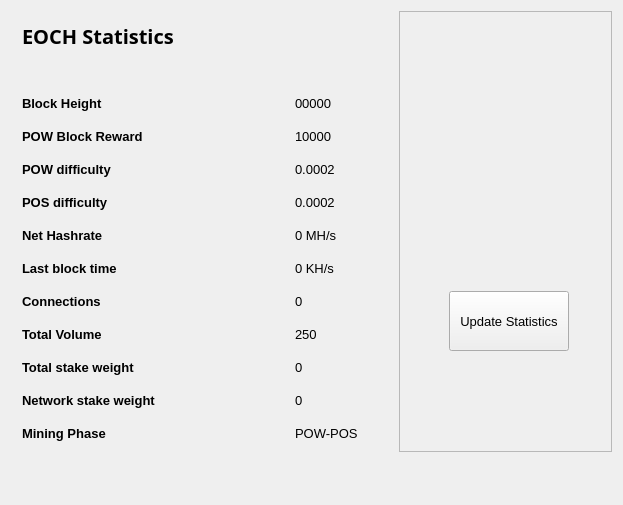
<?xml version="1.0" encoding="UTF-8"?>
<ui version="4.0">
 <class>StatisticsPage</class>
 <widget class="QWidget" name="StatisticsPage">
  <property name="windowModality">
   <enum>Qt::NonModal</enum>
  </property>
  <property name="geometry">
   <rect>
    <x>0</x>
    <y>0</y>
    <width>623</width>
    <height>505</height>
   </rect>
  </property>
  <property name="windowTitle">
   <string>Digging</string>
  </property>
  <property name="styleSheet">
   <string notr="true">color: black; font: 10pt; font-family:'Open Sans,sans-serif';</string>
  </property>
  <layout class="QGridLayout" name="gridLayout">
   <property name="sizeConstraint">
    <enum>QLayout::SetMaximumSize</enum>
   </property>
   <item row="0" column="1">
    <widget class="QFrame" name="frame">
     <property name="minimumSize">
      <size>
       <width>213</width>
       <height>0</height>
      </size>
     </property>
     <property name="frameShape">
      <enum>QFrame::StyledPanel</enum>
     </property>
     <property name="frameShadow">
      <enum>QFrame::Raised</enum>
     </property>
     <widget class="QPushButton" name="startButton">
      <property name="geometry">
       <rect>
        <x>50</x>
        <y>280</y>
        <width>120</width>
        <height>60</height>
       </rect>
      </property>
      <property name="sizePolicy">
       <sizepolicy hsizetype="Fixed" vsizetype="Fixed">
        <horstretch>0</horstretch>
        <verstretch>0</verstretch>
       </sizepolicy>
      </property>
      <property name="minimumSize">
       <size>
        <width>120</width>
        <height>60</height>
       </size>
      </property>
      <property name="autoFillBackground">
       <bool>false</bool>
      </property>
      <property name="styleSheet">
       <string notr="true"/>
      </property>
      <property name="text">
       <string>Update Statistics</string>
      </property>
     </widget>
    </widget>
   </item>
   <item row="0" column="0">
    <widget class="QFrame" name="gridFrame_2">
     
     <layout class="QGridLayout" name="gridLayout_4">
      <item row="3" column="0">
       <layout class="QFormLayout" name="formLayout_2">
        <property name="fieldGrowthPolicy">
         <enum>QFormLayout::FieldsStayAtSizeHint</enum>
        </property>
        <property name="horizontalSpacing">
         <number>139</number>
        </property>
        <property name="verticalSpacing">
         <number>18</number>
        </property>
        <property name="rightMargin">
         <number>0</number>
        </property>
        <item row="1" column="0">
         <widget class="QLabel" name="label_14">
          <property name="text">
           <string>&lt;html&gt;&lt;head/&gt;&lt;body&gt;&lt;p&gt;&lt;span style=&quot; font-weight:600;&quot;&gt;Block Height&lt;/span&gt;&lt;/p&gt;&lt;/body&gt;&lt;/html&gt;</string>
          </property>
         </widget>
        </item>
        <item row="1" column="1">
         <widget class="QLabel" name="heightBox">
          <property name="text">
           <string>00000</string>
          </property>
         </widget>
        </item>
        <item row="2" column="0">
         <widget class="QLabel" name="label_12">
          <property name="text">
           <string>&lt;html&gt;&lt;head/&gt;&lt;body&gt;&lt;p&gt;&lt;span style=&quot; font-weight:600;&quot;&gt;POW Block Reward&lt;/span&gt;&lt;/p&gt;&lt;/body&gt;&lt;/html&gt;</string>
          </property>
         </widget>
        </item>
        <item row="2" column="1">
         <widget class="QLabel" name="rewardBox">
          <property name="text">
           <string>10000</string>
          </property>
         </widget>
        </item>
        <item row="3" column="0">
         <widget class="QLabel" name="label_13">
          <property name="text">
           <string>&lt;html&gt;&lt;head/&gt;&lt;body&gt;&lt;p&gt;&lt;span style=&quot; font-weight:600;&quot;&gt;POW difficulty&lt;/span&gt;&lt;/p&gt;&lt;/body&gt;&lt;/html&gt;</string>
          </property>
         </widget>
        </item>
        <item row="3" column="1">
         <widget class="QLabel" name="diffBox">
          <property name="text">
           <string>0.0002</string>
          </property>
         </widget>
        </item>
        <item row="4" column="0">
         <widget class="QLabel" name="label_9">
          <property name="text">
           <string>&lt;html&gt;&lt;head/&gt;&lt;body&gt;&lt;p&gt;&lt;span style=&quot; font-weight:600;&quot;&gt;POS difficulty&lt;/span&gt;&lt;/p&gt;&lt;/body&gt;&lt;/html&gt;</string>
          </property>
         </widget>
        </item>
        <item row="4" column="1">
         <widget class="QLabel" name="diffBox2">
          <property name="text">
           <string>0.0002</string>
          </property>
         </widget>
        </item>
        <item row="5" column="1">
         <widget class="QLabel" name="pawrateBox">
          <property name="text">
           <string>0 MH/s</string>
          </property>
         </widget>
        </item>
        <item row="6" column="0">
         <widget class="QLabel" name="label3_2">
          <property name="sizePolicy">
           <sizepolicy hsizetype="Preferred" vsizetype="Maximum">
            <horstretch>0</horstretch>
            <verstretch>0</verstretch>
           </sizepolicy>
          </property>
          <property name="text">
           <string>&lt;html&gt;&lt;head/&gt;&lt;body&gt;&lt;p&gt;&lt;span style=&quot; font-weight:600;&quot;&gt;Last block time&lt;/span&gt;&lt;/p&gt;&lt;/body&gt;&lt;/html&gt;</string>
          </property>
         </widget>
        </item>
        <item row="6" column="1">
         <widget class="QLabel" name="localBox">
          <property name="text">
           <string>0 KH/s</string>
          </property>
         </widget>
        </item>
        <item row="7" column="0">
         <widget class="QLabel" name="label1_2">
          <property name="text">
           <string>&lt;html&gt;&lt;head/&gt;&lt;body&gt;&lt;p&gt;&lt;span style=&quot; font-weight:600;&quot;&gt;Connections&lt;/span&gt;&lt;/p&gt;&lt;/body&gt;&lt;/html&gt;</string>
          </property>
         </widget>
        </item>
        <item row="7" column="1">
         <widget class="QLabel" name="connectionBox">
          <property name="text">
           <string>0</string>
          </property>
         </widget>
        </item>
        <item row="8" column="0">
         <widget class="QLabel" name="label_8">
          <property name="text">
           <string>&lt;html&gt;&lt;head/&gt;&lt;body&gt;&lt;p&gt;&lt;span style=&quot; font-weight:600;&quot;&gt;Total Volume&lt;/span&gt;&lt;/p&gt;&lt;/body&gt;&lt;/html&gt;</string>
          </property>
         </widget>
        </item>
        <item row="8" column="1">
         <widget class="QLabel" name="volumeBox">
          <property name="text">
           <string>250</string>
          </property>
         </widget>
        </item>
        <item row="9" column="0">
         <widget class="QLabel" name="label_10">
          <property name="text">
           <string>&lt;html&gt;&lt;head/&gt;&lt;body&gt;&lt;p&gt;&lt;span style=&quot; font-weight:600;&quot;&gt;Total stake weight&lt;/span&gt;&lt;/p&gt;&lt;/body&gt;&lt;/html&gt;</string>
          </property>
         </widget>
        </item>
        <item row="9" column="1">
         <widget class="QLabel" name="minBox">
          <property name="text">
           <string>0</string>
          </property>
         </widget>
        </item>
        <item row="10" column="0">
         <widget class="QLabel" name="label_11">
          <property name="text">
           <string>&lt;html&gt;&lt;head/&gt;&lt;body&gt;&lt;p&gt;&lt;span style=&quot; font-weight:600;&quot;&gt;Network stake weight&lt;/span&gt;&lt;/p&gt;&lt;/body&gt;&lt;/html&gt;</string>
          </property>
         </widget>
        </item>
        <item row="10" column="1">
         <widget class="QLabel" name="maxBox">
          <property name="text">
           <string>0</string>
          </property>
         </widget>
        </item>
        <item row="11" column="0">
         <widget class="QLabel" name="label_15">
          <property name="text">
           <string>&lt;html&gt;&lt;head/&gt;&lt;body&gt;&lt;p&gt;&lt;span style=&quot; font-weight:600;&quot;&gt;Mining Phase&lt;/span&gt;&lt;/p&gt;&lt;/body&gt;&lt;/html&gt;</string>
          </property>
         </widget>
        </item>
        <item row="11" column="1">
         <widget class="QLabel" name="cBox">
          <property name="text">
           <string>POW-POS</string>
          </property>
         </widget>
        </item>
        <item row="5" column="0">
         <widget class="QLabel" name="label_16">
          <property name="text">
           <string>&lt;html&gt;&lt;head/&gt;&lt;body&gt;&lt;p&gt;&lt;span style=&quot; font-weight:600;&quot;&gt;Net Hashrate&lt;/span&gt;&lt;/p&gt;&lt;/body&gt;&lt;/html&gt;</string>
          </property>
         </widget>
        </item>
       </layout>
      </item>
      <item row="1" column="0">
       <layout class="QHBoxLayout" name="horizontalLayout_4">
        <property name="spacing">
         <number>7</number>
        </property>
        <item>
         <widget class="QLabel" name="label_5">
          <property name="font">
           <font>
            <family>Open Sans,sans-serif</family>
           </font>
          </property>
          <property name="text">
           <string>&lt;html&gt;&lt;head/&gt;&lt;body&gt;&lt;p&gt;&lt;span style=&quot; font-size:20px; font-weight:600; color:#000000;&quot;&gt;EOCH Statistics&lt;/span&gt;&lt;/p&gt;&lt;/body&gt;&lt;/html&gt;</string>
          </property>
         </widget>
        </item>
        <item>
         <spacer name="horizontalSpacer_2">
          <property name="orientation">
           <enum>Qt::Horizontal</enum>
          </property>
          <property name="sizeHint" stdset="0">
           <size>
            <width>40</width>
            <height>20</height>
           </size>
          </property>
         </spacer>
        </item>
       </layout>
      </item>
      <item row="2" column="0">
       <spacer name="verticalSpacer_2">
        <property name="orientation">
         <enum>Qt::Vertical</enum>
        </property>
        <property name="sizeHint" stdset="0">
         <size>
          <width>20</width>
          <height>40</height>
         </size>
        </property>
       </spacer>
      </item>
     </layout>
    </widget>
   </item>
   <item row="1" column="0">
    <spacer name="verticalSpacer">
     <property name="orientation">
      <enum>Qt::Vertical</enum>
     </property>
     <property name="sizeHint" stdset="0">
      <size>
       <width>20</width>
       <height>40</height>
      </size>
     </property>
    </spacer>
   </item>
  </layout>
 </widget>
 <layoutdefault spacing="6" margin="11"/>
 <resources>
  <include location="../EOCH.qrc"/>
 </resources>
 <connections/>
</ui>
